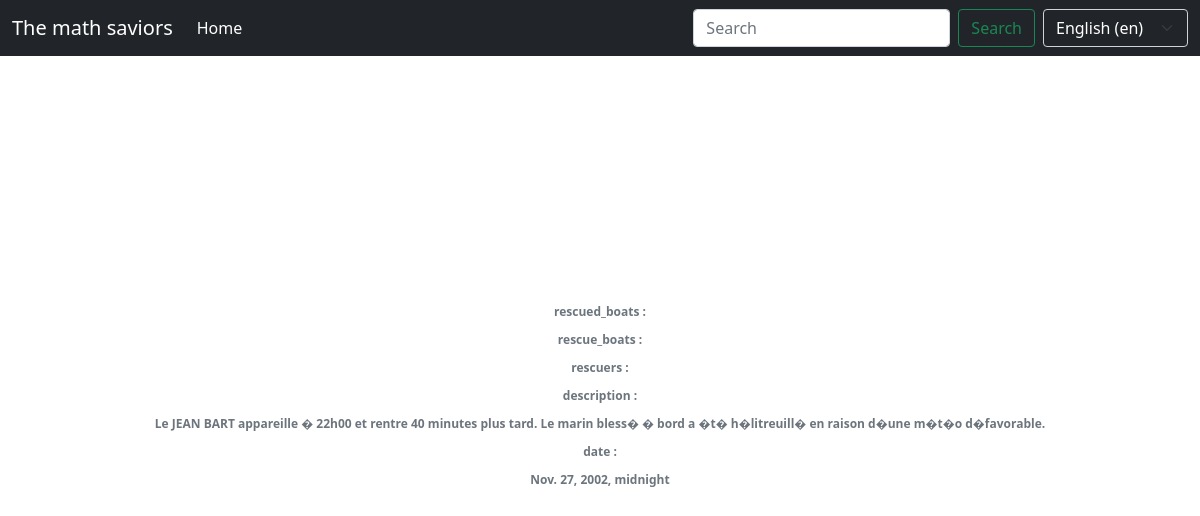
Before: /rescue_detail/15/ with the older database file.
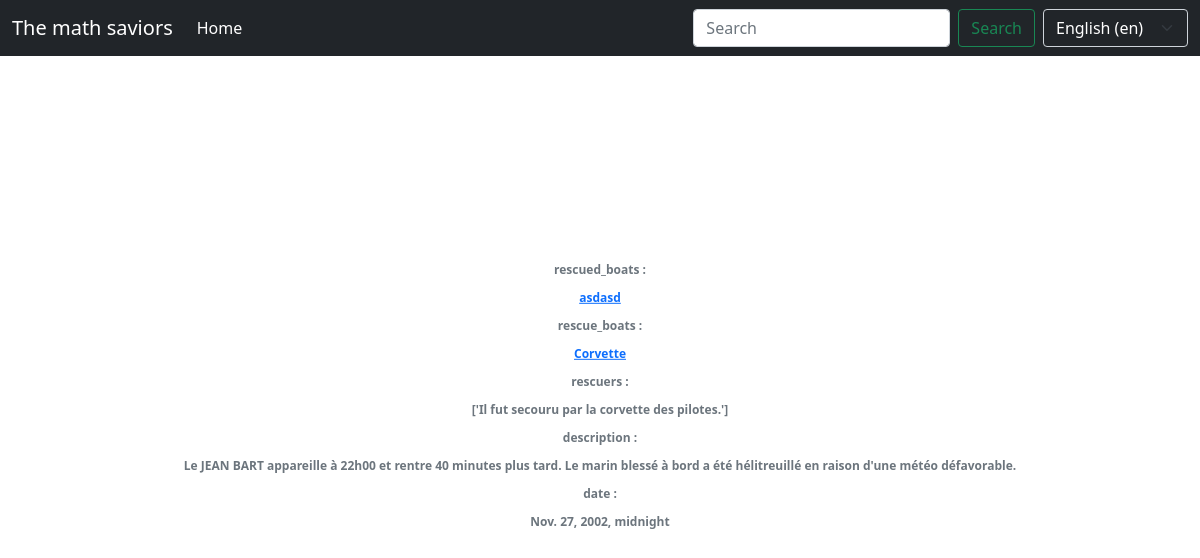
After: the same page with the newer database file.
### base_app/models.py (models this page shows, shortened)
class Rescue(models.Model):
    has_been_published = models.BooleanField(verbose_name=_("has been published"))
    rescue_boats = models.ManyToManyField(RescueBoat, verbose_name=_("rescue boats"))
    rescued_boats = models.ManyToManyField(RescuedBoat, verbose_name=_("rescued boats"), null=True)
    rescuers = models.ManyToManyField(Rescuer, verbose_name=_('rescuers'), null=True)
    rescue_date = models.DateTimeField(verbose_name=_("rescue date"))
    number_of_saved_people = models.IntegerField(verbose_name=_("number of saved people"), null=True)
    description = models.TextField(verbose_name=_("description"), null=True)

class RescuedBoat(models.Model):
    has_been_published = models.BooleanField(verbose_name=_("has been published"))
    name = models.CharField(max_length=100, verbose_name=_("name"))
    id_plate = models.CharField(max_length=100, verbose_name=_('id_plate'), null=True)
    def __str__(self):
        return self.name
    def get_absolute_url(self):
        return reverse('base_app:rescued_boat_detail', args=[str(self.id)])

class RescueBoat(models.Model):
    has_been_published = models.BooleanField(verbose_name=_("has been published"))
    name = models.CharField(max_length=100, verbose_name=_("name"))
    id_plate = models.CharField(max_length=100, verbose_name=_('id plate'), null=True)
    start_date = models.DateTimeField(verbose_name=_('start date'), null=True)
    def get_absolute_url(self):
        return reverse('base_app:rescue_boat_detail', args=[str(self.id)])

class Rescuer(models.Model):
    has_been_published = models.BooleanField(verbose_name=_("has been published"))
    first_name = models.CharField(max_length=100, verbose_name=_("first name"))
    last_name = models.CharField(max_length=100, verbose_name=_("last name"))
    description = models.TextField(max_length=1000, verbose_name=_("description"), null=True)
    medals = models.ManyToManyField(MedalOfHonor, verbose_name=_("medals of honor"), null=True)
    birth_date = models.DateTimeField(verbose_name=_("birth date"), null=True)
    death_date = models.DateTimeField(verbose_name=_("death date"), null=True)

### base_app/views.py (the view)
# urls.py: path('rescue_detail/<int:pk>/', views.RescueDetailView.as_view(), name="rescue_detail"),
class RescueDetailView(DetailView):
    model = models.Rescue
    template_name = 'detail_views/rescue_detail.html'

### base_app/templates/detail_views/rescue_detail.html (shortened to what this page needs)
{% extends "base.html" %}
{% load i18n %}
{% block content %}
    <div class="position-absolute top-50 start-50 translate-middle badge text-secondary">
        <p>{% trans "rescued_boats" %} :</p>
        {% for i in object.rescued_boats.all %}
            <p><a href="{{ i.get_absolute_url }}">{{ i }}</a></p>
        {% endfor %}
        <p>{% trans "rescue_boats" %} :</p>
        {% for i in object.rescue_boats.all %}
            <p><a href="{{ i.get_absolute_url }}">{{ i.name }}</a></p>
        {% endfor %}
        <p>{% trans "rescuers" %} :</p>
        {% for i in object.rescuers.all %}
            <p>{{ i.first_name }}</p>
        {% endfor %}
        <p>{% trans "description" %} :</p>
        <p>{{ object.description }}</p>
        <p>{% trans "date" %} :</p>
        <p>{{ object.rescue_date }}</p>
    </div>
{% endblock %}

Changed rows visible on the page:
now on this page (row unchanged): RescuedBoat: name "asdasd"
now on this page (row unchanged): RescueBoat: name "Corvette"
now on this page (row unchanged): Rescuer: first_name "['Il fut secouru par la corvette des pilotes.']"
changed Rescue: description "Le JEAN BART appareille � 22h00 et rentre 40 minutes plus tard. Le marin bless� � bord a �t� h�litreuill� en raison d�une m�t�o d�favorable." → "Le JEAN BART appareille à 22h00 et rentre 40 minutes plus tard. Le marin blessé à bord a été hélitreuillé en raison d'une météo défavorable."
